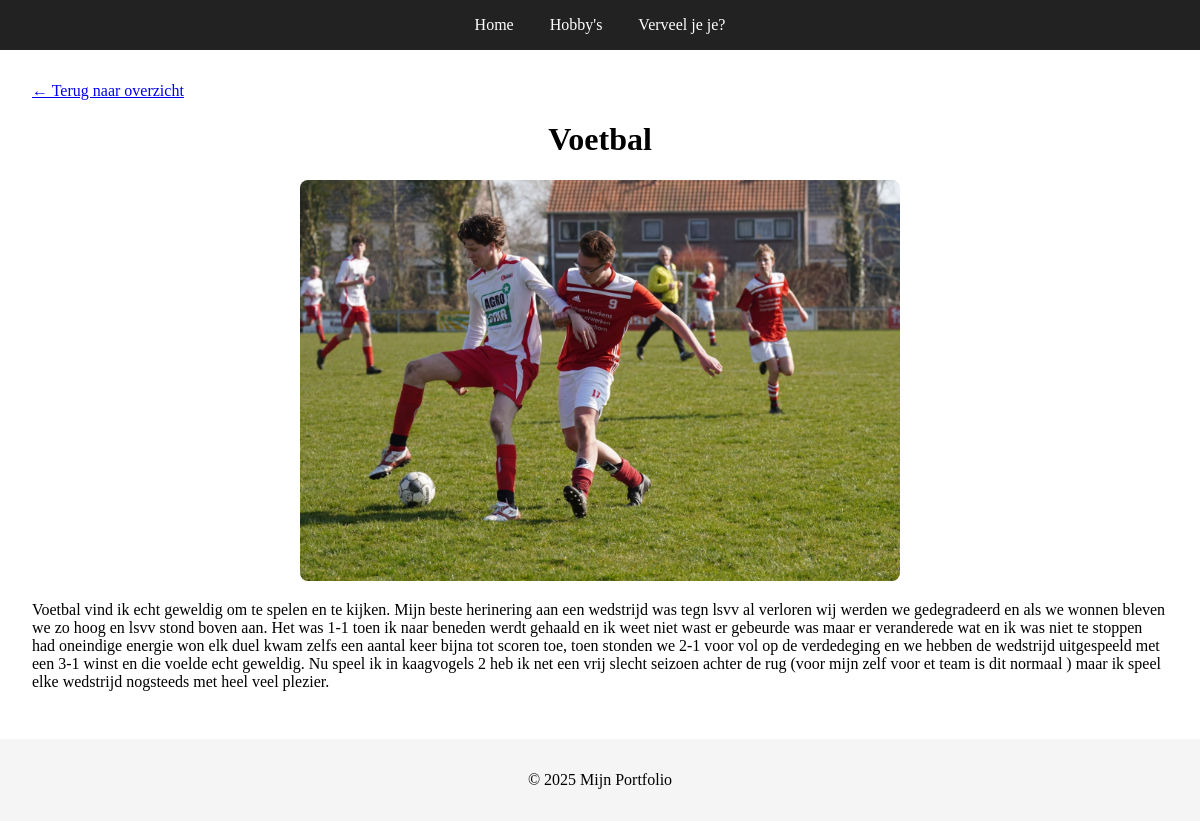
The page /hobby.php?id=1 on the database its author committed.
### tables this page shows
CREATE TABLE `hobbys` (
  `id` int(11) NOT NULL,
  `naam` varchar(100) DEFAULT NULL,
  `beschrijving` text DEFAULT NULL,
  `afbeelding_url` varchar(255) DEFAULT NULL
);

### hobby.php (the view, shortened to what this page needs)
<?php
include 'includes/db.php';
include 'includes/header.php';
$id = (int) $_GET['id'];
$stmt = $pdo->prepare("SELECT * FROM hobbys WHERE id = ?");
$stmt->execute([$id]);
$hobby = $stmt->fetch();
?>
<a href="hobbys.php">← Terug naar overzicht</a>
<h1><?= htmlspecialchars($hobby['naam']) ?></h1>
<img src="img/<?= htmlspecialchars($hobby['afbeelding_url']) ?>" alt="<?= htmlspecialchars($hobby['naam']) ?>" class="hobby-image">
<p><?= nl2br(htmlspecialchars($hobby['beschrijving'])) ?></p>
<?php
include 'includes/footer.php';
?>

### css/styles.css (style rules this page uses)
html, body { height: 100%; margin: 0; display: flex; flex-direction: column; }
h1, h2 { text-align: center; }

### hobby.php (style rules this page uses)
.hobby-image { display: block; margin: 20px auto; max-width: 600px; width: 90%; height: auto; border-radius: 8px; }

### rows shown on the page
hobbys: naam "Voetbal", afbeelding_url (picture), beschrijving "Voetbal vind ik echt geweldig om te spelen en te kijken. Mijn beste herinering aan een wedstrijd was tegn lsvv al verloren wij werden we gedegradeerd en als we wonnen bleven we zo hoog en lsvv stond boven aan. Het was 1-1 toen ik naar beneden werdt gehaald en ik weet niet wast er gebeurde was maar er veranderede wat en ik was niet te stoppen had oneindige energie won elk duel kwam zelfs een aantal keer bijna tot scoren toe, toen stonden we 2-1 voor vol op de verdedeging en we hebben de wedstrijd uitgespeeld met een 3-1 winst en die voelde echt geweldig. Nu speel ik in kaagvogels 2 heb ik net een vrij slecht seizoen achter de rug (voor mijn zelf voor et team is dit normaal ) maar ik speel…"
